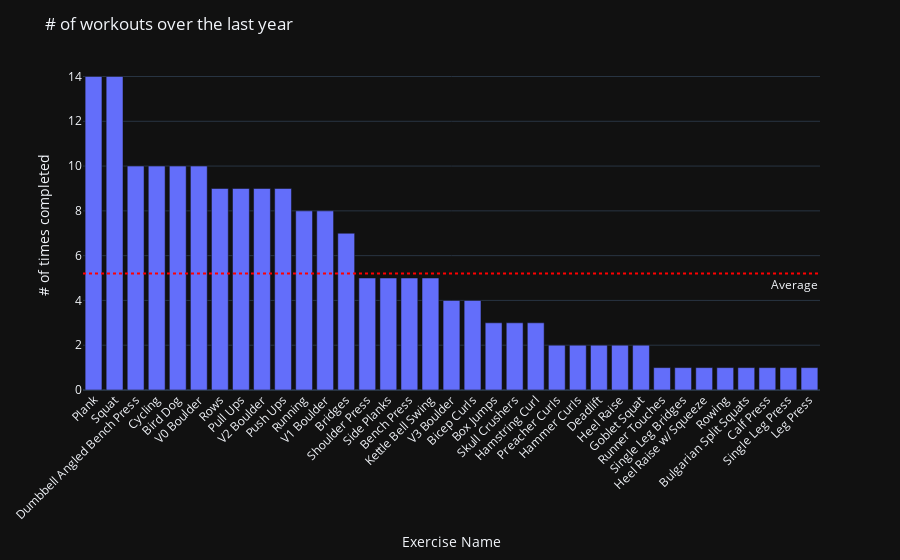

The code cell stored with this chart in its notebook:
### Code cell
fig = px.bar(merged_df['exercise'].value_counts(), x=merged_df['exercise'].value_counts().index, y=merged_df['exercise'].value_counts().values, template="plotly_dark")
fig.update_layout(title="# of workouts over the last year", xaxis_title="Exercise Name", yaxis_title="# of times completed", xaxis_tickangle=-45)
fig.add_hline(y=merged_df['exercise'].value_counts().mean(), line_dash="dot", line_color="red", annotation_text="Average", annotation_position="bottom right")
fig.show()

### Figure 1 — Plotly figure (JSON) as saved in the notebook; plotly's stock layout.template omitted (floating-point values rounded to 4 significant figures)
{"data": [{"alignmentgroup": "True", "hovertemplate": "x=%{x}<br>y=%{y}<extra></extra>", "legendgroup": "", "marker": {"color": "#636efa", "pattern": {"shape": ""}}, "name": "", "offsetgroup": "", "orientation": "v", "showlegend": false, "textposition": "auto", "type": "bar", "x": ["Plank", "Squat", "Dumbbell Angled Bench Press", "Cycling", "Bird Dog", "V0 Boulder", "Rows", "Pull Ups", "V2 Boulder", "Push Ups", "Running", "V1 Boulder", "Bridges", "Shoulder Press", "Side Planks", "Bench Press", "Kettle Bell Swing", "V3 Boulder", "Bicep Curls", "Box Jumps", "Skull Crushers", "Hamstring Curl", "Preacher Curls", "Hammer Curls", "Deadlift", "Heel Raise", "Goblet Squat", "Runner Touches", "Single Leg Bridges", "Heel Raise w/ Squeeze", "Rowing", "Bulgarian Split Squats", "Calf Press", "Single Leg Press", "Leg Press"], "xaxis": "x", "y": [14, 14, 10, 10, 10, 10, 9, 9, 9, 9, 8, 8, 7, 5, 5, 5, 5, 4, 4, 3, 3, 3, 2, 2, 2, 2, 2, 1, 1, 1, 1, 1, 1, 1, 1], "yaxis": "y"}], "layout": {"annotations": [{"showarrow": false, "text": "Average", "x": 1, "xanchor": "right", "xref": "x domain", "y": 5.2, "yanchor": "top", "yref": "y"}], "barmode": "relative", "legend": {"tracegroupgap": 0}, "margin": {"t": 60}, "shapes": [{"line": {"color": "red", "dash": "dot"}, "type": "line", "x0": 0, "x1": 1, "xref": "x domain", "y0": 5.2, "y1": 5.2, "yref": "y"}], "title": {"text": "# of workouts over the last year"}, "xaxis": {"anchor": "y", "domain": [0, 1], "tickangle": -45, "title": {"text": "Exercise Name"}}, "yaxis": {"anchor": "x", "domain": [0, 1], "title": {"text": "# of times completed"}}}}
